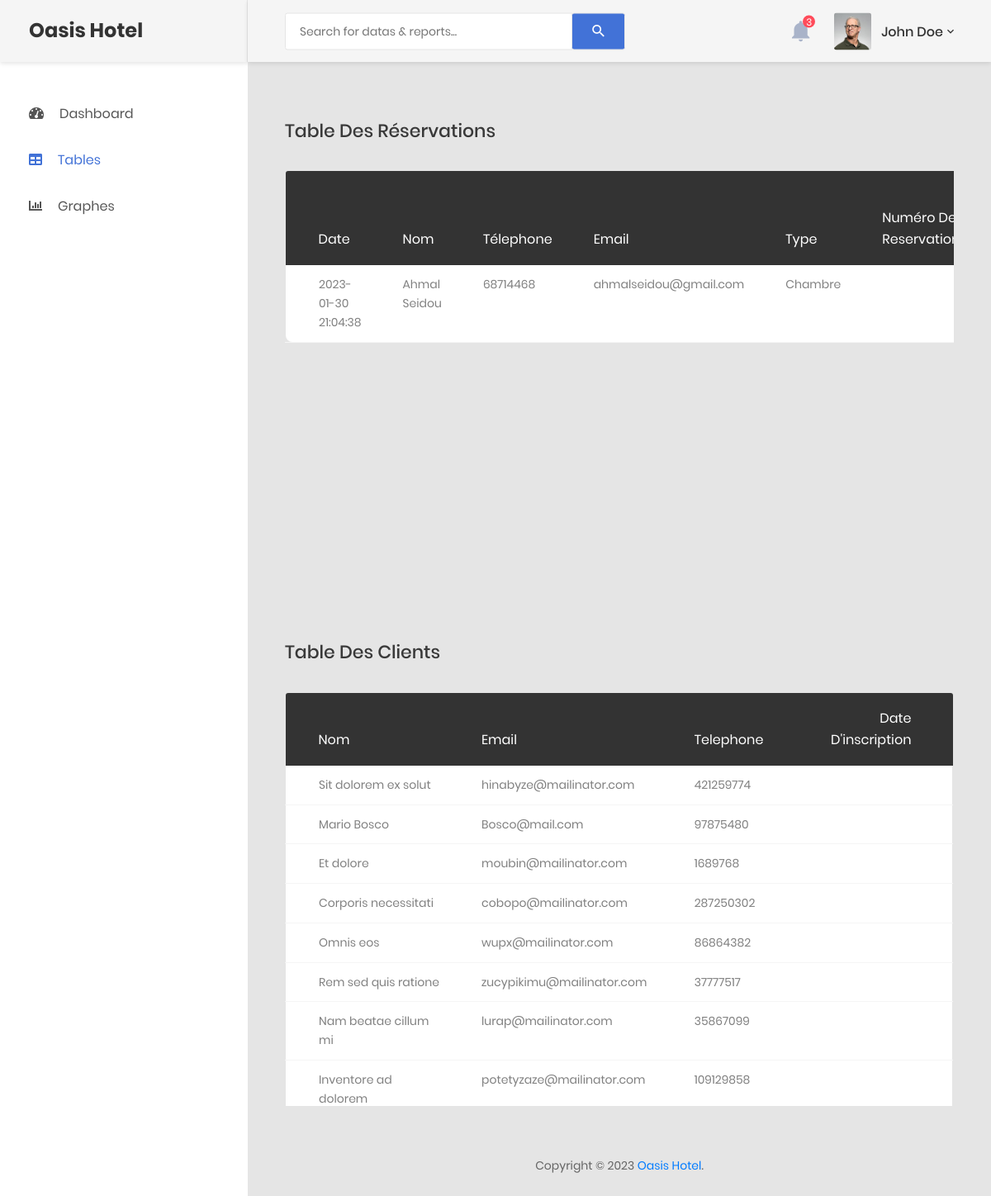
Screenshot of /admin/table.php (signed in) with the database file from the repository.
### tables this page shows
CREATE TABLE IF NOT EXISTS `reservations` (
  `id` int NOT NULL AUTO_INCREMENT,
  `Nom` varchar(255) NOT NULL,
  `Telephone` int NOT NULL,
  `Email` varchar(255) NOT NULL,
  `Type` varchar(255) NOT NULL,
  `nbreDePersonne` int NOT NULL,
  `numeroReserver` varchar(255) NOT NULL,
  `Arriver` date NOT NULL,
  `Depart` date NOT NULL,
  `Montant` int NOT NULL,
  `Status` varchar(250) NOT NULL,
  `DateCommande` datetime NOT NULL DEFAULT CURRENT_TIMESTAMP,
  PRIMARY KEY (`id`)
);

CREATE TABLE IF NOT EXISTS `clients` (
  `id` int NOT NULL AUTO_INCREMENT,
  `Nom` varchar(200) NOT NULL,
  `Email` varchar(200) NOT NULL,
  `Telephone` varchar(255) NOT NULL,
  `password` varchar(200) NOT NULL,
  `Date inscription` datetime NOT NULL DEFAULT CURRENT_TIMESTAMP,
  PRIMARY KEY (`id`)
);

### admin/table.php (the view, shortened to what this page needs)
<?php
    $db = Database::connect();
?>
<!DOCTYPE html>
<html lang="en">
<head>
    <link href="css/font-face.css" rel="stylesheet" media="all">
    <link href="vendor/font-awesome-4.7/css/font-awesome.min.css" rel="stylesheet" media="all">
    <link href="vendor/font-awesome-5/css/fontawesome-all.min.css" rel="stylesheet" media="all">
    <link href="vendor/mdi-font/css/material-design-iconic-font.min.css" rel="stylesheet" media="all">
    <link href="vendor/bootstrap-4.1/bootstrap.min.css" rel="stylesheet" media="all">
    <link href="vendor/animsition/animsition.min.css" rel="stylesheet" media="all">
    <link href="vendor/bootstrap-progressbar/bootstrap-progressbar-3.3.4.min.css" rel="stylesheet" media="all">
    <link href="vendor/wow/animate.css" rel="stylesheet" media="all">
    <link href="vendor/css-hamburgers/hamburgers.min.css" rel="stylesheet" media="all">
    <link href="vendor/slick/slick.css" rel="stylesheet" media="all">
    <link href="vendor/select2/select2.min.css" rel="stylesheet" media="all">
    <link href="vendor/perfect-scrollbar/perfect-scrollbar.css" rel="stylesheet" media="all">
    <link href="css/theme.css" rel="stylesheet" media="all">
</head>
<body class="animsition">
    <div class="page-wrapper">
        <aside class="menu-sidebar d-none d-lg-block">
            <div class="logo">
                <a href="#">
                    <h3>Oasis Hotel</h3>
                </a>
            </div>
            <div class="menu-sidebar__content js-scrollbar1">
                <nav class="navbar-sidebar">
                    <ul class="list-unstyled navbar__list">
                        <li class="has-sub">
                            <a class="js-arrow" href="index.php">
                                <i class="fas fa-tachometer-alt"></i>Dashboard</a>
                        </li>
                        <li class="active">
                            <a href="table.php">
                                <i class="fas fa-table"></i>Tables</a>
                        </li>
                        <li>
                            <a href="chart.php">
                                <i class="fas fa-chart-bar"></i>Graphes</a>
                        </li>
                    </ul>
                </nav>
            </div>
        </aside>
        <div class="page-container">
            <header class="header-desktop">
                <div class="section__content section__content--p30">
                    <div class="container-fluid">
                        <div class="header-wrap">
                            <form class="form-header" action="" method="POST">
                                <input class="au-input au-input--xl" type="text" name="search" placeholder="Search for datas &amp; reports..." />
                                <button class="au-btn--submit" type="submit">
                                    <i class="zmdi zmdi-search"></i>
                                </button>
                            </form>
                            <div class="header-button">
                                <div class="noti-wrap">
                                    <div class="noti__item js-item-menu">
                                        <i class="zmdi zmdi-notifications"></i>
                                        <span class="quantity">3</span>
                                    </div>
                                </div>
                                <div class="account-wrap">
                                    <div class="account-item clearfix js-item-menu">
                                        <div class="image">
                                            <img src="images/icon/avatar-01.jpg" alt="John Doe" />
                                        </div>
                                        <div class="content">
                                            <a class="js-acc-btn" href="#">john doe</a>
                                        </div>
                                    </div>
                                </div>
                            </div>
                        </div>
                    </div>
                </div>
            </header>
            <div class="main-content">
                <div class="section__content section__content--p30">
                    <div class="container-fluid">
                        <div class="row m-t-30">
                            <div class="col-md-12">
                                <h3 class="title-5 m-b-35">Table des réservations</h3>
                                <div style="height:500px; overflow-y: scroll;" class="table-responsive m-b-40">
                                    <table class="table table-borderless table-data3">
                                        <thead>
                                            <tr>
                                                <th>date</th>
                                                <th>Nom</th>
                                                <th>Télephone</th>
                                                <th>Email</th>
                                                <th>Type</th>
                                                <th>Numéro de reservation</th>
                                            </tr>
                                        </thead>
                                        <tbody>
                                       <?php
                                        if(isset($_POST['search']) && $_POST['search'] !=null){
                                            $num = $_POST['search'];
                                            $statement = $db->query("SELECT * FROM reservations WHERE numeroReservation='$num' ORDER BY DateCommande DESC");
                                        } else{
                                            $statement = $db->query("SELECT * FROM reservations  ORDER BY DateCommande DESC");
                                        }
                                        while($item = $statement->fetch())
                                        {
                                        ?>
                                            <tr >
                                                <td><?=$item['DateCommande']?></td>
                                                <td><?=$item['Nom']?></td>
                                                <td><?=$item['Telephone']?></td>
                                                <td><?=$item['Email']?></td>
                                                <td><?=$item['Type']?></td>
                                                <td><?=$item['numeroReservation']?></td>
                                            </tr>
                                        <?php
                                        }
                                        ?>
                                        </tbody>
                                    </table>
                                </div>
                            </div>
                        </div>
                        <div class="row m-t-30">
                            <div class="col-md-12">
                                <h3 class="title-5 m-b-35">Table des clients</h3>
                                <div style="height:500px; overflow-y: scroll; "class="table-responsive m-b-40">
                                    <table class="table table-borderless table-data3">
                                        <thead>
                                            <tr>
                                                <th>Nom</th>
                                                <th>Email</th>
                                                <th>Telephone</th>
                                                <th>Date d'inscription</th>
                                            </tr>
                                        </thead>
                                        <tbody>
                                    <?php
                                    $statement = $db->query("SELECT * FROM clients ORDER BY id DESC");
                                    while($item = $statement->fetch())
                                    {
                                    ?>
                                        <tr >
                                            <td><?=$item['Nom']?></td>
                                            <td><?=$item['Email']?></td>
                                            <td><?=$item['Telephone']?></td>
                                            <td><?=$item['DateInscription']?></td>
                                        </tr>
                                    <?php
                                        }
                                    ?>
                                        </tbody>
                                    </table>
                                </div>
                            </div>
                        </div>
                        <div class="row">
                            <div class="col-md-12">
                                <div class="copyright">
                                    <p>Copyright © 2023 <a href="https://colorlib.com">Oasis Hotel</a>.</p>
                                </div>
                            </div>
                        </div>
                    </div>
                </div>
            </div>
        </div>
    </div>
</body>
</html>

### rows the page displays
reservations: DateCommande "2023-01-30 21:04:38", Nom "Ahmal Seidou", Telephone "68714468", Email "ahmalseidou@gmail.com", Type "Chambre"
clients: Nom "Sit dolorem ex solut", Email "hinabyze@mailinator.com", Telephone "421259774"
clients: Nom "Mario Bosco", Email "Bosco@mail.com", Telephone "97875480"
clients: Nom "Et dolore", Email "moubin@mailinator.com", Telephone "1689768"
clients: Nom "Corporis necessitati", Email "cobopo@mailinator.com", Telephone "287250302"
clients: Nom "Omnis eos", Email "wupx@mailinator.com", Telephone "86864382"
clients: Nom "Rem sed quis ratione", Email "zucypikimu@mailinator.com", Telephone "37777517"
clients: Nom "Nam beatae cillum mi", Email "lurap@mailinator.com", Telephone "35867099"
clients: Nom "Inventore ad dolorem", Email "potetyzaze@mailinator.com", Telephone "109129858"
